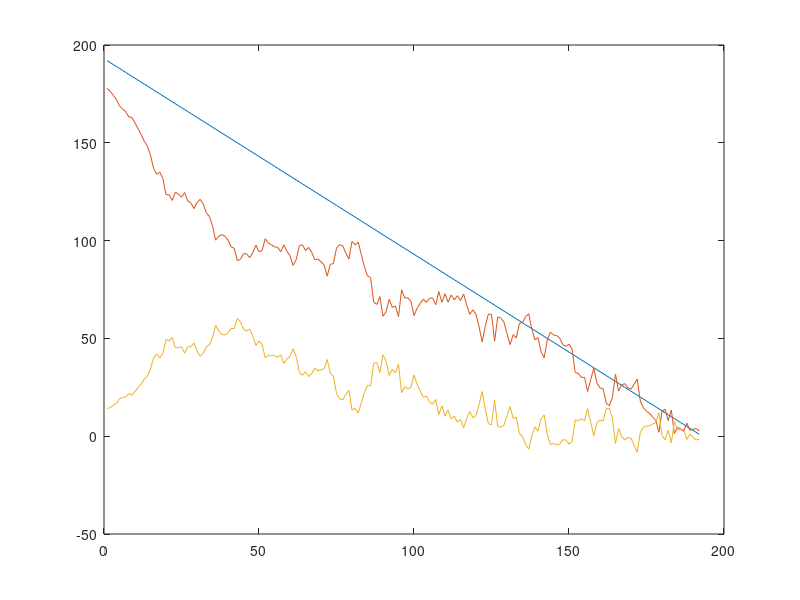
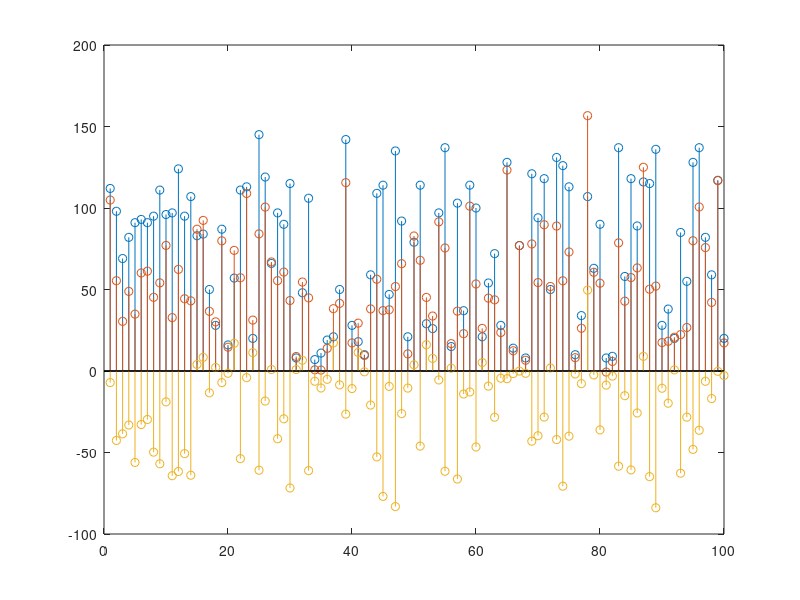

Here is the MATLAB script that generated these plots, in order:
%% Extended Kalman Filter implementation: estimation on training run!

load('RUL_data.mat')

% Data to use (EKF and evaluation)
sensor_obs = sensordata_train(sensordata_train(:,1)==1,9);
RUL_true = sensordata_train_RUL(sensordata_train(:,1)==1,1)';

% Matrix to hold intermediate state estimation on t and RUL estimates of
% the run
mean_KF = [];
st_matrix = [];

% Model variables and coefficients
% Assumed observation noise
varn = 5;
% Assumed process noise
varw = 5;
% Part of Process Noise Covariance matrix
Q = [2 0.5 0.5; 0.1 1 0.1; 0.1 0.1 0.5];

% Coefficients
a = 35.2447;
b = -0.0155;
c = 1.3937e3;
d = 1.7718e-5;
p1 = -1;
p2 = 3.23e-13;
p3 = 1;
p4 = 1.135e-16;
p5 = 2.978e-17;
p6 = 2.579e-10;

% Number of cycles
k = size(sensor_obs,1);

for t=1:k

   if(t==1)

       % First prediction
       st = [(1.6369e5 + (-226.5514) * sensor_obs(1,1) + 0.0784 * ...
           sensor_obs(1,1)^2); (1.6369e5 + (-226.5514) * sensor_obs(1,1) + 0.0784 * ...
           sensor_obs(1,1)^2)+1; -1 ];
       st_matrix(:,t) = st;

       % Initial covariance 
       Pt = diag([10 10 5]);

   else

       % KF updates: in first cycle, it makes the updates after initial
       % prediction.

       % jacobian of h in t
       H = [(b*a*exp(b*st(1,1))), 0, 0];
       % jacobian of f in t
       F = [0, (p3 + (p5 * sensor_obs(t,1)) + (2 * p6 * st(1,1))) , ...
           (p2  + (2 * p4 * (sensor_obs(t,1))) + (p5 * st(1,1))) ; ...
           0, 1, 0; ...
           1 , -1 , 0];          

       % innovation covariance
       meas_cov = H * Pt * H' + varn;
       % Kalman gain
       K = Pt * H' * inv(meas_cov);

       % measurement residual
       meas_res = sensor_obs(t,1) - ((a*exp(b*st(1,1))) + (c*exp(d)));
       % Updated state estimate
       st = st + K * meas_res;
       % Updated covariance estimate
       Pt = (eye(3) - K * H) * Pt;


       % KF predictions
       % Entry 1: st_t, entry 2: st_t-1, and entry 3: st_t - st_t-1
       st = [p1 - (p2*sensor_obs(t,1)) + (p3*st(1,1)) + ...
            (p4*(sensor_obs(t,1)^2)) + (p5*sensor_obs(t,1) * ...
            st(1,1)) + (p6*(st(1,1).^2)) ;  st(1,1)]; 
       % st has been changed here already! 
       st = [st ; st(1,1) - st(2,1)];
       st_matrix(:,t) = st;

       Pt = F * Pt * F'; 
       Pt = Pt + Q * varw;

   end

   mean_KF(:,t) = st;

end

estimation_residual = RUL_true - mean_KF(1,:);

figure; plot(RUL_true); hold on;
plot(mean_KF(1,:)); hold on;
plot(estimation_residual);

RMSE_training = sqrt((1/size(RUL_true,2)) * sum(estimation_residual.^2));
% RMSE = 28.33


%% Evaluation of EKF by means of the test data

n = size(sensordata_test,1);

RUL_estimated = [];
st_matrix = [];

for i = 1:sensordata_test(n,1)
    
    % Data to use (EKF and evaluation)
    sensor_obs = sensordata_test(sensordata_test(:,1)==i,9);
    
    % Matrix to hold intermediate RUL estimates of cycle
    mean_KF = [];
    
    % Model variables and coefficients
    
    % Assumed observation noise
    varn = 5;
    % Assumed process noise
    varw = 5;
    % Part of Process Noise Covariance matrix
    Q = [2 0.5 0.5; 0.1 1 0.1; 0.1 0.1 0.5];
    
    % Coefficients
    a = 35.2447;
    b = -0.0155;
    c = 1.3937e3;
    d = 1.7718e-5;
    
    p1 = -1;
    p2 = 3.23e-13;
    p3 = 1;
    p4 = 1.135e-16;
    p5 = 2.978e-17;
    p6 = 2.579e-10;

    % Number of measurements
    k = size(sensor_obs,1);

    for t=1:k

       if(t==1)
           
           % First prediction
           st = [(1.6369e5 + (-226.5514) * sensor_obs(1,1) + 0.0784 * ...
               sensor_obs(1,1)^2); (1.6369e5 + (-226.5514) * sensor_obs(1,1) + 0.0784 * ...
               sensor_obs(1,1)^2)+1; -1 ];
           st_matrix(:,t) = st;
           
           % Initial covariance 
           Pt = diag([10 10 5]);
           
       else

           % KF updates: in first cycle, it makes the updates after initial
           % prediction.
           
           % jacobian of h in t
           H = [(b*a*exp(b*st(1,1))), 0, 0];
           % jacobian of f in t
           F = [0, (p3 + (p5 * sensor_obs(t,1)) + (2 * p6 * st(1,1))) , ...
               (p2  + (2 * p4 * (sensor_obs(t,1))) + (p5 * st(1,1))) ; ...
               0, 1, 0; ...
               1 , -1 , 0];          
                      
           % innovation covariance
           meas_cov = H * Pt * H' + varn;
           % Kalman gain
           K = Pt * H' * inv(meas_cov);
           
           % measurement residual
           meas_res = sensor_obs(t,1) - ((a*exp(b*st(1,1))) + (c*exp(d)));
           % Updated state estimate
           st = st + K * meas_res;
           % Updated covariance estimate
           Pt = (eye(3) - K * H) * Pt;
     
           
           % KF predictions
           % Entry 1: st_t, entry 2: st_t-1, and entry 3: st_t - st_t-1
           st = [p1 - (p2*sensor_obs(t,1)) + (p3*st(1,1)) + ...
                (p4*(sensor_obs(t,1)^2)) + (p5*sensor_obs(t,1) * ...
                st(1,1)) + (p6*(st(1,1).^2)) ;  st(1,1)]; 
           % st has been changed here already! 
           st = [st ; st(1,1) - st(2,1)];
           st_matrix(:,t) = st;

           Pt = F * Pt * F'; 
           Pt = Pt + Q * varw;

       end

       mean_KF(:,t) = st;

    end
    
    RUL_estimated(i,1) = mean_KF(1,k);
    cycles_in_run(i) = k;

end

estimation_residual =  RUL_estimated - sensordata_test_RUL;

figure; stem(sensordata_test_RUL); hold on;
stem(RUL_estimated); hold on;
stem(estimation_residual);

% Full evaluation by means of metrics 

score = 0;

for j = 1:size(estimation_residual,1)

    res = estimation_residual(j,1);
    
    if res < 0
    
        score = score + exp(-(res/13)) - 1;
        
    else
    
    	score = score + exp(res/10) - 1;
        
    end
    
end
% Score = 4.3788e+03

% Equal weights to early and late detections RMSE:
RMSE = sqrt(1/size(sensordata_test_RUL,1) * sum(estimation_residual.^2));
% RMSE = 35.65
